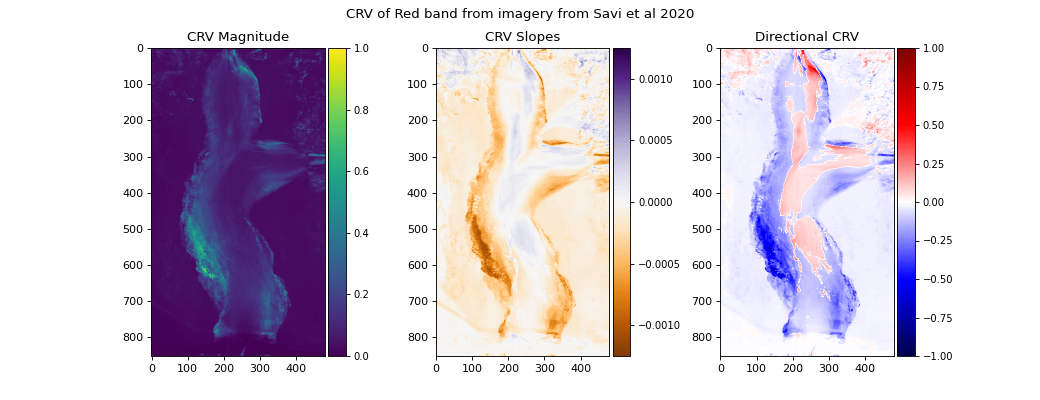

The Python source for this figure:
import matplotlib.pyplot as plt
import numpy as np
from deltametrics.mobility import calculate_channelized_response_variance
from deltametrics.plot import append_colorbar
from deltametrics.sample_data.sample_data import savi2020
#
# Load overhead imagery sample data from Savi et al 2020
#
img, _ = savi2020()
#
# Calculate the CRV on the "Red" band
#
crv_mag, slopes, crv = calculate_channelized_response_variance(
    img["red"].data,
    threshold=0.0,
    normalize_input=True,
    normalize_output=True,
)
#
# Plot the results
#
fig, ax = plt.subplots(1, 3, figsize=(13, 5))
i0 = ax[0].imshow(crv_mag, vmin=0, vmax=1)
_ = ax[0].set_title("CRV Magnitude")
_ = append_colorbar(i0, ax=ax[0], size=10)
s_ex = np.max([np.abs(slopes.min()), slopes.max()])
i1 = ax[1].imshow(slopes, vmin=-1 * s_ex, vmax=s_ex, cmap="PuOr")
_ = ax[1].set_title("CRV Slopes")
_ = append_colorbar(i1, ax=ax[1], size=10)
i2 = ax[2].imshow(crv, vmin=-1, vmax=1, cmap="seismic")
_ = ax[2].set_title("Directional CRV")
_ = append_colorbar(i2, ax=ax[2], size=10)
_ = fig.suptitle("CRV of Red band from imagery from Savi et al 2020")
